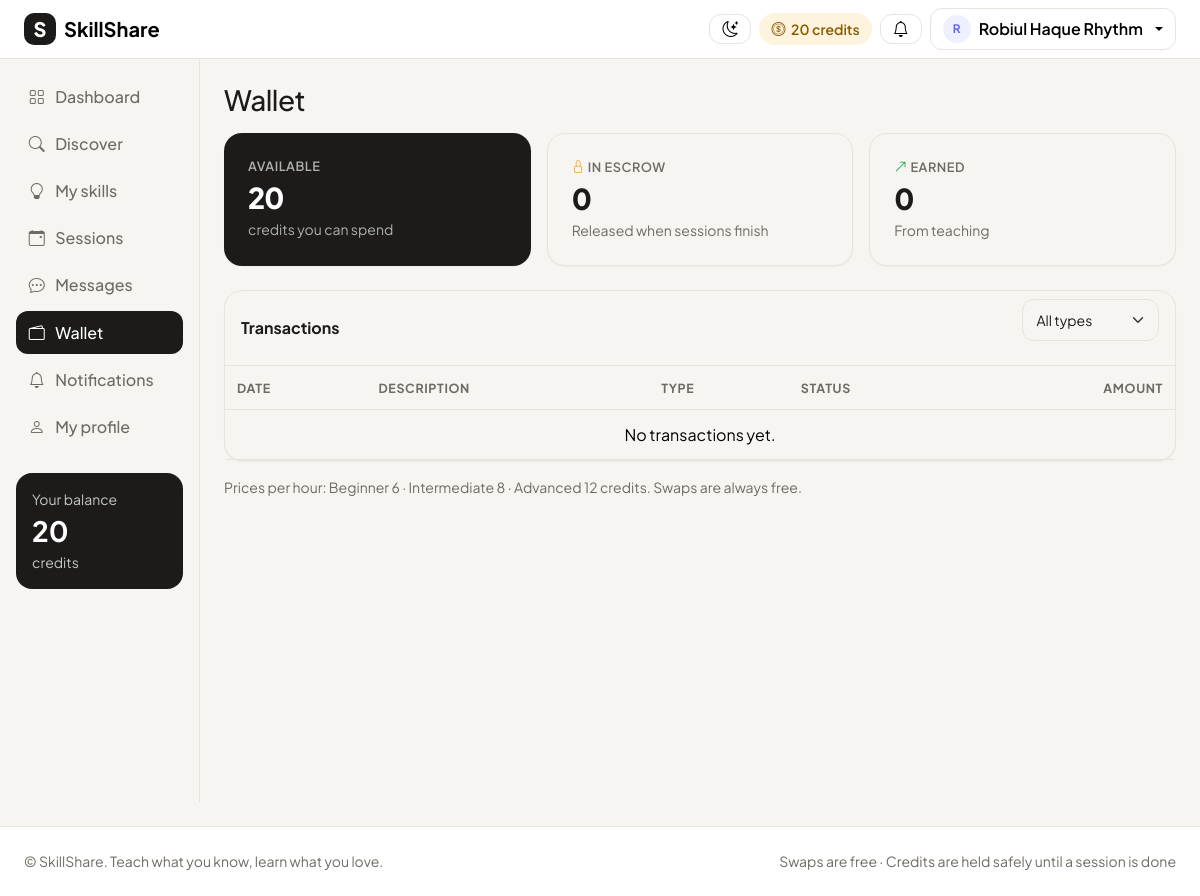
/wallet/ (signed in), run on the app's committed database.
### accounts/models.py (models this page shows, shortened)
class User(AbstractUser):
    ROLE_CHOICES = [
        ("user", "User"),
        ("admin", "Admin"),
    ]
    role = models.CharField(max_length=10, choices=ROLE_CHOICES, default="user")
    bio = models.TextField(blank=True)
    location = models.CharField(max_length=100, blank=True)
    photo = models.ImageField(upload_to="photos/", blank=True, null=True)
    credits = models.IntegerField(default=20)  # every new user gets 20 credits
    def is_admin(self):
        return self.role == "admin"
    def display_name(self):
        return self.get_full_name() or self.username
    def locked_credits(self):
        from learning_sessions.models import Session
        sessions = Session.objects.filter(learner=self, escrow="locked")
        return sum(session.cost for session in sessions)
    def earned_credits(self):
        from wallets.models import Transaction
        transactions = Transaction.objects.filter(user=self, type="earn")
        return sum(t.amount for t in transactions)

### wallets/views.py (the view)
# urls.py: path("wallet/", wallets_views.wallet, name="wallet"),
@login_required
def wallet(request):
    me = request.user
    transactions = me.transactions.all()
    selected_type = request.GET.get("type", "")
    if selected_type:
        transactions = transactions.filter(type=selected_type)
    context = {
        "transactions": transactions,
        "selected_type": selected_type,
        "type_choices": Transaction.TYPE_CHOICES,
        "locked": me.locked_credits(),
        "earned": me.earned_credits(),
    }
    return render(request, "wallets/wallet.html", context)

### templates/wallets/wallet.html (shortened to what this page needs)
{% extends "base.html" %}
{% block content %}
<h1 class="h3 mb-3">Wallet</h1>
<div class="row g-3 mb-4">
  <div class="col-md-4">
    <div class="card card-dark p-4 h-100">
      <div class="stat-label text-secondary">Available</div>
      <div class="stat-value">{{ user.credits }}</div>
      <div class="small text-secondary">credits you can spend</div>
    </div>
  </div>
  <div class="col-6 col-md-4">
    <div class="card p-4 h-100">
      <div class="stat-label"><i class="bi bi-lock text-amber"></i> In escrow</div>
      <div class="stat-value">{{ locked }}</div>
      <div class="small text-secondary">Released when sessions finish</div>
    </div>
  </div>
  <div class="col-6 col-md-4">
    <div class="card p-4 h-100">
      <div class="stat-label"><i class="bi bi-arrow-up-right text-green"></i> Earned</div>
      <div class="stat-value">{{ earned }}</div>
      <div class="small text-secondary">From teaching</div>
    </div>
  </div>
</div>
<div class="card">
  <div class="card-header d-flex justify-content-between align-items-center flex-wrap gap-2">
    <span>Transactions</span>
    <form method="get" class="d-flex gap-2">
      <select name="type" class="form-select form-select-sm" onchange="this.form.submit()">
        <option value="">All types</option>
      </select>
    </form>
  </div>
  <div class="table-responsive">
    <table class="table mb-0 align-middle">
      <thead><tr><th>Date</th><th>Description</th><th>Type</th><th>Status</th><th class="text-end">Amount</th></tr></thead>
      <tbody>
        {% for t in transactions %}
          <tr>
            <td class="text-secondary small">{{ t.created_at|date:"M j, Y" }}</td>
            <td>{{ t.description }}</td>
            <td><span class="badge badge-soft">{{ t.get_type_display }}</span></td>
            <td>
              {% if t.status == "escrow" %}<span class="badge badge-escrow"><i class="bi bi-lock"></i> Escrow</span>
              {% else %}<span class="small text-secondary">{{ t.get_status_display }}</span>{% endif %}
            </td>
            <td class="text-end fw-bold {% if t.amount > 0 %}text-green{% endif %}">{% if t.amount > 0 %}+{% endif %}{{ t.amount }}</td>
          </tr>
        {% empty %}
          <tr><td colspan="5" class="empty-state">No transactions yet.</td></tr>
        {% endfor %}
      </tbody>
    </table>
  </div>
</div>
<p class="small text-secondary mt-3">
  Prices per hour: Beginner 6 · Intermediate 8 · Advanced 12 credits. Swaps are always free.
</p>
{% endblock %}

### templates/base.html (shortened to what this page needs)
{% load static %}
<html lang="en">
<head>
  <link href="https://cdn.jsdelivr.net/npm/bootstrap@5.3.3/dist/css/bootstrap.min.css" rel="stylesheet">
  <link href="https://cdn.jsdelivr.net/npm/bootstrap-icons@1.11.3/font/bootstrap-icons.min.css" rel="stylesheet">
  <link href="{% static 'accounts/base.css' %}?v=4" rel="stylesheet">
</head>
<body>
  <nav class="navbar navbar-expand bg-body border-bottom sticky-top">
    <div class="container-fluid px-3 px-lg-4">
      <a class="navbar-brand d-flex align-items-center gap-2" href="{% url 'home' %}" title="SkillShare home">
        <span class="brand-mark">S</span>
        <span class="fw-bold">SkillShare</span>
      </a>
      <div class="ms-auto d-flex align-items-center gap-2">
        <button class="btn btn-light" type="button" id="theme-toggle" title="Switch theme" aria-label="Switch between light and dark theme">
          <i class="bi bi-moon-stars" id="theme-icon"></i>
        </button>
        {% if user.is_authenticated %}
          {% if not user.is_admin %}
            <span class="credit-pill d-none d-sm-inline-flex">
              <i class="bi bi-coin"></i> {{ user.credits }} credits
            </span>
          {% endif %}
          <a href="{% url 'notifications' %}" class="btn btn-light position-relative" title="Notifications">
            <i class="bi bi-bell"></i>
          </a>
          <div class="dropdown">
            <button class="btn btn-light dropdown-toggle d-flex align-items-center gap-2" data-bs-toggle="dropdown">
              {% include "shared/_avatar.html" with person=user size=28 %}
              <span class="d-none d-md-inline">{{ user.display_name }}</span>
            </button>
          </div>
        {% else %}
          <a href="{% url 'login' %}" class="btn btn-light">Log in</a>
          <a href="{% url 'register' %}" class="btn btn-coral">Join free</a>
        {% endif %}
      </div>
    </div>
  </nav>
  <div class="container-fluid">
    <div class="row">
        {% if user.is_authenticated or request.resolver_match.url_name != 'home' %}
      <aside class="col-lg-2 p-0">
        <div class="offcanvas-lg offcanvas-start sidebar" tabindex="-1" id="sidebar">
          <div class="offcanvas-body d-block p-3">
            {% with name=request.resolver_match.url_name %}
            <nav class="nav flex-column gap-1">
              {% if not user.is_authenticated %}
                <a class="nav-link {% if name == 'home' %}active{% endif %}" href="{% url 'home' %}"><i class="bi bi-house"></i> Home</a>
                <a class="nav-link {% if name == 'login' %}active{% endif %}" href="{% url 'login' %}"><i class="bi bi-box-arrow-in-right"></i> Log in</a>
                <a class="nav-link {% if name == 'register' %}active{% endif %}" href="{% url 'register' %}"><i class="bi bi-person-plus"></i> Create account</a>
              {% else %}
                <a class="nav-link {% if name == 'dashboard' %}active{% endif %}" href="{% url 'dashboard' %}"><i class="bi bi-grid"></i> Dashboard</a>
                <a class="nav-link {% if name == 'discover' or name == 'user_profile' %}active{% endif %}" href="{% url 'discover' %}"><i class="bi bi-search"></i> Discover</a>
                <a class="nav-link {% if name == 'skills' %}active{% endif %}" href="{% url 'skills' %}"><i class="bi bi-lightbulb"></i> My skills</a>
                <a class="nav-link {% if name == 'sessions' %}active{% endif %}" href="{% url 'sessions' %}">
                  <i class="bi bi-calendar-event"></i> Sessions
                </a>
                <a class="nav-link {% if name == 'inbox' or name == 'conversation' %}active{% endif %}" href="{% url 'inbox' %}">
                  <i class="bi bi-chat-dots"></i> Messages
                </a>
                <a class="nav-link {% if name == 'wallet' %}active{% endif %}" href="{% url 'wallet' %}"><i class="bi bi-wallet2"></i> Wallet</a>
                <a class="nav-link {% if name == 'notifications' %}active{% endif %}" href="{% url 'notifications' %}"><i class="bi bi-bell"></i> Notifications</a>
                <a class="nav-link {% if name == 'my_profile' %}active{% endif %}" href="{% url 'my_profile' %}"><i class="bi bi-person"></i> My profile</a>
              {% endif %}
            </nav>
            {% endwith %}
            {% if user.is_authenticated and not user.is_admin %}
              <div class="sidebar-wallet mt-4">
                <div class="small opacity-75">Your balance</div>
                <div class="fs-3 fw-bold">{{ user.credits }}</div>
                <div class="small opacity-75">credits</div>
              </div>
            {% endif %}
          </div>
        </div>
      </aside>
      {% endif %}
      <main class="{% if user.is_authenticated or request.resolver_match.url_name != 'home' %}col-lg-10{% else %}col-12{% endif %} py-4 px-3 px-lg-4">
        {% block content %}{% endblock %}
      </main>
    </div>
  </div>
  <footer class="border-top bg-body py-4 mt-4">
    <div class="container-fluid px-4 d-flex flex-column flex-md-row justify-content-between gap-2 small text-secondary">
      <span>&copy; SkillShare. Teach what you know, learn what you love.</span>
      <span>Swaps are free · Credits are held safely until a session is done</span>
    </div>
  </footer>
</body>
</html>

### templates/shared/_avatar.html (shortened to what this page needs)
{% if person.photo %}
  <img src="{{ person.photo.url }}" alt="{{ person }}" class="avatar" style="width: {{ size|default:40 }}px; height: {{ size|default:40 }}px;">
{% else %}
  <span class="avatar avatar-letter" style="width: {{ size|default:40 }}px; height: {{ size|default:40 }}px; font-size: calc({{ size|default:40 }}px * 0.42);">{{ person.display_name|first|upper }}</span>
{% endif %}

### static/accounts/base.css (style rules this page uses)
:root { --charcoal: #1C1B1A; --coral: #FF6B4A; --coral-dark: #E8573A; --indigo: #6366F1; --amber: #F5A524; --green: #16A34A; }
:root:not([data-bs-theme="dark"]) { --canvas: #F7F5F2; --border: #E7E3DD; --muted: #6F6A63; --bs-body-font-family: "Plus Jakarta Sans", system-ui, sans-serif; --bs-body-color: var(--charcoal); --bs-body-bg: var(--canvas); --bs-border-color: var(--border); --bs-secondary-color: var(--muted); --bs-link-color-rgb: 99, 102, 241; color-scheme: light; }
body { min-height: 100vh; display: flex; flex-direction: column; }
body > .container-fluid { flex: 1; }
h1, h2, h3, h4, h5 { font-weight: 700; letter-spacing: -0.02em; }
.text-secondary { color: var(--muted) !important; }
.card { border: 1px solid var(--border); border-radius: 18px; box-shadow: 0 1px 2px rgba(28, 27, 26, 0.04); }
.card-header { background: transparent; border-bottom-color: var(--border); font-weight: 700; }
.card-dark { background: var(--charcoal); color: #fff; border: none; }
.card-dark .text-secondary { color: rgba(255, 255, 255, .65) !important; }
.btn { border-radius: 12px; font-weight: 600; }
.btn-light { background: #fff; border-color: var(--border); }
.text-amber { color: var(--amber) !important; }
.text-green { color: var(--green) !important; }
.form-control, .form-select { border-radius: 12px; border-color: var(--border); padding: .6rem .85rem; }
.brand-mark { width: 32px; height: 32px; border-radius: 10px; background: var(--charcoal); color: #fff; display: inline-flex; align-items: center; justify-content: center; font-weight: 800; }
.credit-pill { align-items: center; gap: .35rem; background: #FEF3DC; color: #8A5A00; padding: .35rem .75rem; border-radius: 999px; font-weight: 600; font-size: .875rem; }
@media (min-width: 992px) { .sidebar { position: sticky; top: 57px; height: calc(100vh - 57px); border-right: 1px solid var(--border); background: #fff; } }
.sidebar .nav-link { display: flex; align-items: center; gap: .65rem; color: var(--muted); border-radius: 12px; padding: .6rem .8rem; font-weight: 500; }
.sidebar .nav-link.active { background: var(--charcoal); color: #fff; }
.sidebar-wallet { background: var(--charcoal); color: #fff; border-radius: 16px; padding: 1rem; }
.avatar { border-radius: 50%; object-fit: cover; flex-shrink: 0; }
.avatar-letter { display: inline-flex; align-items: center; justify-content: center; background: #EEF0FF; color: var(--indigo); font-weight: 700; }
.stat-label { font-size: .8rem; color: var(--muted); font-weight: 600; text-transform: uppercase; letter-spacing: .04em; }
.stat-value { font-size: 1.8rem; font-weight: 800; letter-spacing: -0.03em; }
.table { --bs-table-bg: transparent; }
.table > :not(caption) > * > * { padding: .85rem .75rem; border-bottom-color: var(--border); }
.table thead th { font-size: .78rem; text-transform: uppercase; letter-spacing: .05em; color: var(--muted); font-weight: 700; }
.empty-state { text-align: center; padding: 2.5rem 1rem; color: var(--muted); }

### data on the page
User: credits "20", display_name|first "R", display_name "Robiul Haque Rhythm"

### other printed values
{{ locked }} "0"
{{ earned }} "0"
